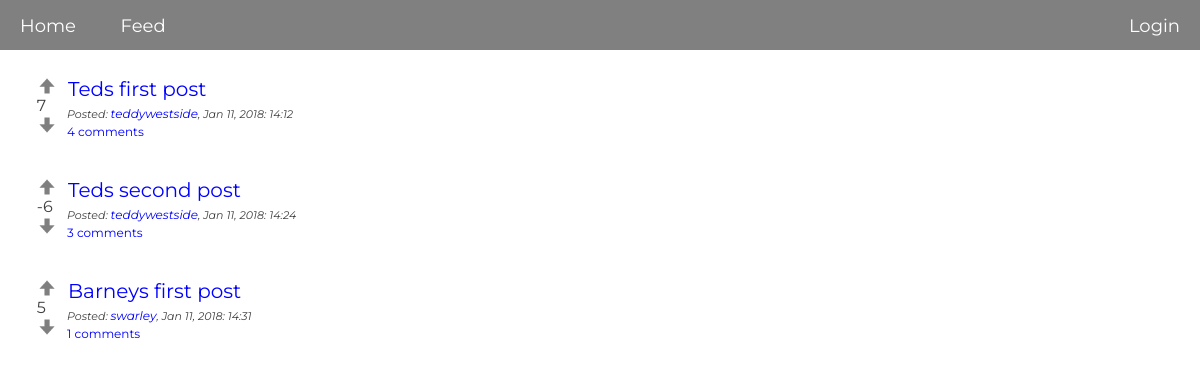
Page /pages/feed.php on the earlier database version.
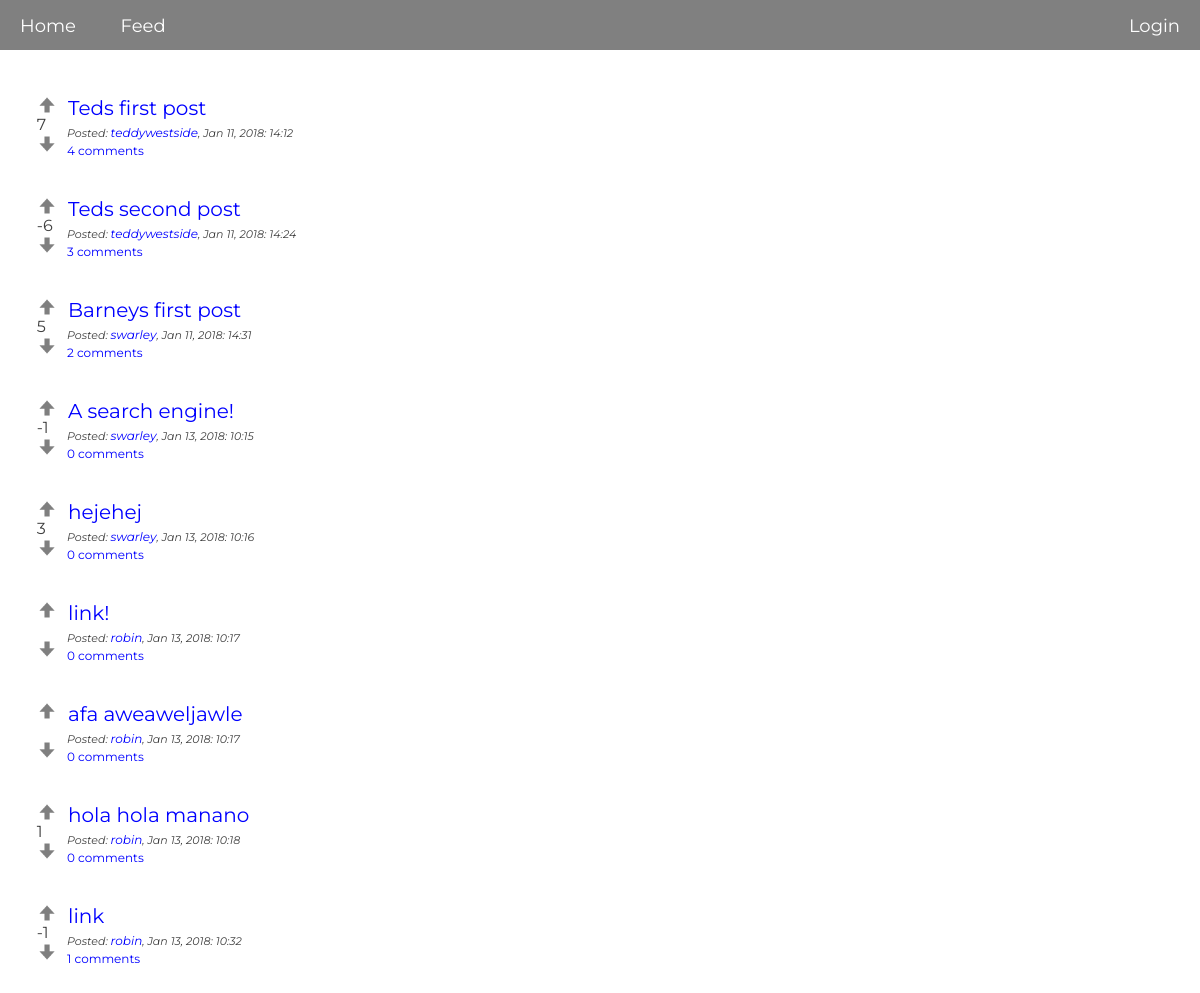
Same page on the later database version.
### tables this page shows
CREATE TABLE "posts" (
        `id`       INTEGER NOT NULL,
        `post_id`       INTEGER NOT NULL PRIMARY KEY AUTOINCREMENT UNIQUE,
        `title` VARCHAR NOT NULL,
        `description`   VARCHAR NOT NULL,
        `url`   VARCHAR NOT NULL,
        `posted`      VARCHAR,
        `up_vote` INTEGER,
        `down_vote` INTEGER,
        `edited`     VARCHAR
);

CREATE TABLE "users" (
        `id`    INTEGER NOT NULL PRIMARY KEY AUTOINCREMENT UNIQUE,
        `name`  VARCHAR NOT NULL,
        `username`      VARCHAR NOT NULL UNIQUE,
        `email` VARCHAR NOT NULL,
        `password`      VARCHAR NOT NULL,
        `biography`     VARCHAR NOT NULL,
        `img`           VARCHAR,
        `joined`     VARCHAR
);

### logic/feed.php (called while the page is built, shortened)
<?php
   $query = "SELECT * FROM posts LEFT JOIN users ON posts.id=users.id";
   $statement = $pdo->query($query);
   $statement->execute();
   $joined = $statement->fetchAll(PDO::FETCH_ASSOC);

### pages/feed.php (the view, shortened to what this page needs)
<?php
require __DIR__.'../../views/header.php';
require __DIR__.'/../logic/feed.php';
?>
<div class="post">
   <?php foreach($joined as $join): ?>
      <div class="post-feed">
         <form action="../logic/votes.php?id=<?php echo $join['post_id']?>" method="post" class="votes">
            <br>
            <input type="submit" name="up_vote" value="" />
            <br>
               <?php
               $post_id = $join['post_id'];
               $query = 'SELECT sum(vote) FROM votes WHERE post_id = :post_id';
               $query1 = 'SELECT * FROM comments WHERE post_id = :post_id';
               $statement = $pdo->prepare($query);
               $statement1 = $pdo->prepare($query1);
               $statement->bindParam(':post_id', $post_id, PDO::PARAM_INT);
               $statement1->bindParam(':post_id', $post_id, PDO::PARAM_INT);
               $statement->execute();
               $statement1->execute();
               $votes = $statement->fetch(PDO::FETCH_ASSOC);
               $comments = $statement1->fetchAll(PDO::FETCH_ASSOC);
               echo $votes["sum(vote)"];
               ?>
            <br>
            <input type="submit" name="down_vote" value="" />
         </form>
            <a href="comment.php?id=<?php echo $join['post_id'] ?>" class="title"><?php echo $join['title']; ?></a>
            <p class="posted">Posted: <a href="profile.php?id=<?php echo $join['id'] ?>" class="user-url"><?php echo $join['username']; ?></a>, <?php echo $join['posted']; ?></p>
            <a href="comment.php?id=<?php echo $join['post_id'] ?>" class="comment-btn"><?php echo count($comments); ?> comments</a>
      </div>
      <br>
      <br>
   <?php endforeach; ?>
</div>
<?php require __DIR__.'../../views/footer.php'; ?>

### views/header.php (shortened to what this page needs)
<!DOCTYPE html>
<html lang="en">
<head>
    <link rel="stylesheet" href="../css/main.css">
    <link rel="stylesheet" href="../css/media.css">
</head>
<body>
    <?php require __DIR__.'/navigation.php'; ?>

### views/navigation.php (shortened to what this page needs)
<?php $id = $_SESSION; ?>
<div class="nav-wrapper">
   <div class="navbar-left">
      <a href="../index.php">Home</a>
      <a href="../pages/feed.php">Feed</a>
   </div>
   <?php if (isset($_SESSION['user'])): ?>
      <?php foreach($id as $user):?>
         <div class="navbar-right">
            <a href="../pages/profile.php?id=<?php echo $user['id'] ?>" class="nav-url"><?php echo $user['username']; ?></a>
         <?php endforeach; ?>
         <a href="/app/auth/logout.php"><?php echo "Logout"; ?></a>
      </div>
      <div class="navbar-left">
         <a href="/pages/createPost.php">Create Post</a>
      </div>
   <?php else: ?>
      <div class="navbar-right">
         <a href="/pages/login.php"><?php echo "Login"; ?></a>
      </div>
   <?php endif; ?>
</div>

### views/footer.php (shortened to what this page needs)
</body>
</html>

### css/main.css (style rules this page uses)
* { margin: 0px; font-family: Montserrat; }
body { color: #404040; background-size: cover; background-attachment: fixed; }
a { text-decoration: none; outline: none; margin: 20px; color: white; }
.nav-wrapper { position: fixed; background-color: grey; color: white; width: 100%; height: 35px; padding-top: 15px; font-size: 18px; z-index: 1; }
.navbar-left { float: left; }
.navbar-right { float: right; }
.votes { position: absolute; margin-top: -20px; left: -2%; }
.post-feed { margin-left: 20px; }
.posted { font-style: italic; font-size: 11px; margin-top: 5px; }
.user-url { color: blue; font-size: 12px; margin: 0px; }
.title { color: blue; margin-left: 1px; margin-right: 20px; font-size: 20px; max-width: 80%; }
input[name=up_vote] { background-image: url("../img/up.png"); background-size: cover; border: none; background-color: transparent; opacity: .5; height: 20px; width: 20px; cursor: pointer; }
input[name=down_vote] { background-image: url("../img/down.png"); background-size: cover; border: none; background-color: transparent; opacity: .5; height: 20px; width: 20px; cursor: pointer; }
.comment-btn { margin-top: 5px; cursor: pointer; border: none; outline: none; color: blue; margin-left: 0px; font-size: 12px; }
.post { position: absolute; top: 9%; left: 3.5%; margin-bottom: 100px; padding: 5px; }

Differences in the rows shown:
computed for posts "Barneys first post": count($comments) "1" → "2"
added posts: sum "-1", title "A search engine!", users.username "swarley", posted "Jan 13, 2018: 10:15", count($comments) "0"
added posts: sum "3", title "hejehej", users.username "swarley", posted "Jan 13, 2018: 10:16", count($comments) "0"
added posts: title "link!", users.username "robin", posted "Jan 13, 2018: 10:17", count($comments) "0"
added posts: title "afa aweaweljawle", users.username "robin", posted "Jan 13, 2018: 10:17", count($comments) "0"
added posts: sum "1", title "hola hola manano", users.username "robin", posted "Jan 13, 2018: 10:18", count($comments) "0"
added posts: sum "-1", title "link", users.username "robin", posted "Jan 13, 2018: 10:32", count($comments) "1"
